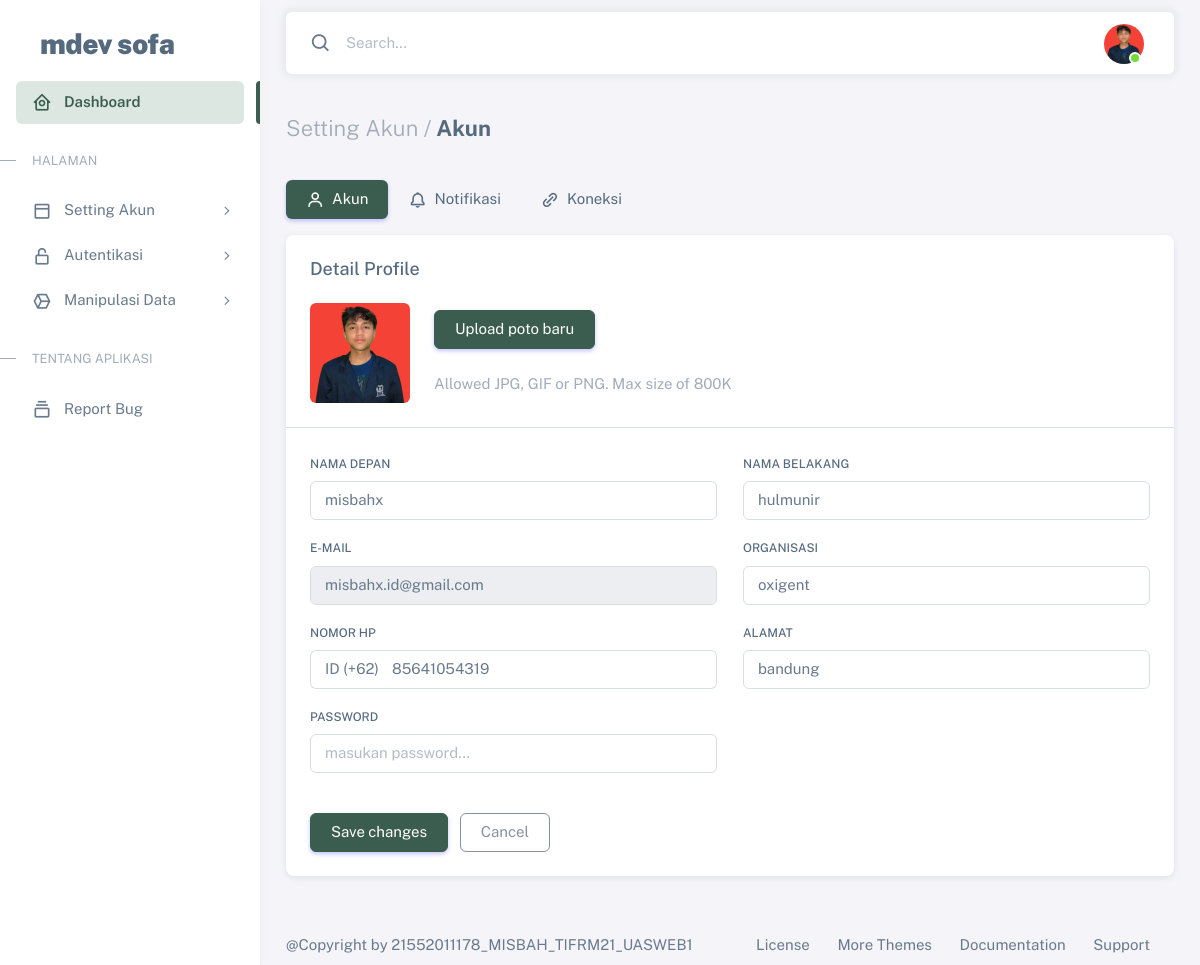
Screenshot of /admin/account.php (signed in) with the database file from the repository.
### tables this page shows
CREATE TABLE `users` (
  `id` int(11) NOT NULL,
  `username` varchar(200) NOT NULL,
  `nama_depan` varchar(200) NOT NULL,
  `nama_belakang` varchar(200) NOT NULL,
  `email` varchar(200) NOT NULL,
  `organisasi` varchar(200) NOT NULL,
  `nomor_hp` varchar(20) NOT NULL,
  `alamat` text NOT NULL,
  `password` varchar(250) NOT NULL,
  `image` varchar(100) NOT NULL
);

### config/Database.php (called while the page is built)
<?php
class Database {
  private $host = "localhost";
  private $user = "root";
  private $pass = "";
  private $db = "mdev_sofa";
  protected $koneksi;
  public function __construct()
  {
    try {
      $this->koneksi = new PDO("mysql:host=$this->host;dbname=$this->db", $this->user, $this->pass);
      $this->koneksi->setAttribute(PDO::ATTR_ERRMODE, PDO::ERRMODE_EXCEPTION);
    } catch(PDOException $e) {
      echo $e->getMessage();
    }
    return $this->koneksi;
  }
}

### config/Crud.php (called while the page is built, shortened)
<?php
require_once 'Database.php';
class Crud extends Database {
  public function get($table, $conditions = []) {
    $where = "";
    if (!empty($conditions)) {
      $where = "WHERE " . implode(" AND ", $conditions);
    }
    $sql = "SELECT * FROM $table $where";
    $stmt = $this->koneksi->prepare($sql);
    $stmt->execute();
    return $stmt;
  }
}

### admin/account.php (the view, shortened to what this page needs)
<?php
require_once '../config/Database.php';
require_once '../config/Crud.php';
$obj = new Crud;
$id = $_SESSION['id'];
$data_user = $obj->get("users", ["id = $id"]);
$data_user = $data_user->fetch(PDO::FETCH_ASSOC);
?>
<!DOCTYPE html>
<html lang="en" class="light-style layout-menu-fixed" dir="ltr" data-theme="theme-default" data-assets-path="assets/" data-template="vertical-menu-template-free">
<head>
  <link rel="stylesheet" href="assets/vendor/fonts/boxicons.css" />
  <link rel="stylesheet" href="assets/vendor/css/core.css" class="template-customizer-core-css" />
  <link rel="stylesheet" href="assets/vendor/css/theme-default.css" class="template-customizer-theme-css" />
  <link rel="stylesheet" href="assets/css/demo.css" />
  <link rel="stylesheet" href="assets/vendor/libs/perfect-scrollbar/perfect-scrollbar.css" />
</head>
<body>
  <div class="layout-wrapper layout-content-navbar">
    <div class="layout-container">
      <aside id="layout-menu" class="layout-menu menu-vertical menu bg-menu-theme">
        <div class="app-brand demo">
          <a href="index.php" class="app-brand-link">
            <span class="app-brand-text demo menu-text fw-bolder ms-2">MDev Sofa</span>
          </a>
        </div>
        <ul class="menu-inner py-1">
          <li class="menu-item active">
            <a href="index.php" class="menu-link">
              <i class="menu-icon tf-icons bx bx-home-circle"></i>
              <div data-i18n="Analytics">Dashboard</div>
            </a>
          </li>
          <li class="menu-header small text-uppercase">
            <span class="menu-header-text">Halaman</span>
          </li>
          <li class="menu-item">
            <a href="javascript:void(0);" class="menu-link menu-toggle">
              <i class="menu-icon tf-icons bx bx-dock-top"></i>
              <div data-i18n="Account Settings">Setting Akun</div>
            </a>
          </li>
          <li class="menu-item">
            <a href="javascript:void(0);" class="menu-link menu-toggle">
              <i class="menu-icon tf-icons bx bx-lock-open-alt"></i>
              <div data-i18n="Authentications">Autentikasi</div>
            </a>
          </li>
          <li class="menu-item">
            <a href="javascript:void(0);" class="menu-link menu-toggle">
              <i class="menu-icon tf-icons bx bx-cube-alt"></i>
              <div data-i18n="Misc">Manipulasi Data</div>
            </a>
          </li>
          <li class="menu-header small text-uppercase"><span class="menu-header-text">Tentang Aplikasi</span></li>
          <li class="menu-item">
            <a href="report.php" class="menu-link">
              <i class="menu-icon tf-icons bx bx-collection"></i>
              <div data-i18n="Basic">Report Bug</div>
            </a>
          </li>
        </ul>
      </aside>
      <div class="layout-page">
        <nav class="layout-navbar container-xxl navbar navbar-expand-xl navbar-detached align-items-center bg-navbar-theme" id="layout-navbar">
          <div class="navbar-nav-right d-flex align-items-center" id="navbar-collapse">
            <div class="navbar-nav align-items-center">
              <div class="nav-item d-flex align-items-center">
                <i class="bx bx-search fs-4 lh-0"></i>
                <input type="text" class="form-control border-0 shadow-none" placeholder="Search..." aria-label="Search..." />
              </div>
            </div>
            <ul class="navbar-nav flex-row align-items-center ms-auto">
              <li class="nav-item navbar-dropdown dropdown-user dropdown">
                <a class="nav-link dropdown-toggle hide-arrow" href="javascript:void(0);" data-bs-toggle="dropdown">
                  <div class="avatar avatar-online">
                    <img src="uploads/<?= $data_user['image']; ?>" alt class="w-px-40 h-auto rounded-circle" />
                  </div>
                </a>
              </li>
            </ul>
          </div>
        </nav>
        <div class="content-wrapper">
          <div class="container-xxl flex-grow-1 container-p-y">
            <h4 class="fw-bold py-3 mb-4"><span class="text-muted fw-light">Setting Akun /</span> Akun</h4>
            <div class="row">
              <div class="col-md-12">
                <ul class="nav nav-pills flex-column flex-md-row mb-3">
                  <li class="nav-item">
                    <a class="nav-link active" href="javascript:void(0);"><i class="bx bx-user me-1"></i> Akun</a>
                  </li>
                  <li class="nav-item">
                    <a class="nav-link" href="pages-account-settings-notifications.html"><i class="bx bx-bell me-1"></i> Notifikasi</a>
                  </li>
                  <li class="nav-item">
                    <a class="nav-link" href="pages-account-settings-connections.html"><i class="bx bx-link-alt me-1"></i> Koneksi</a>
                  </li>
                </ul>
                <div class="card mb-4">
                  <form id="formAccountSettings" action="../config/HandleForm.php" method="POST" enctype="multipart/form-data">
                    <h5 class="card-header">Detail Profile</h5>
                    <div class="card-body">
                      <div class="d-flex align-items-start align-items-sm-center gap-4">
                        <img src="uploads/<?= $data_user['image']; ?>" alt="user-avatar" class="d-block rounded" height="100" width="100" id="uploadedAvatar" />
                        <div class="button-wrapper">
                          <label for="upload" class="btn btn-primary me-2 mb-4" tabindex="0">
                            <span class="d-none d-sm-block">Upload poto baru</span>
                          </label>
                          <p class="text-muted mb-0">Allowed JPG, GIF or PNG. Max size of 800K</p>
                        </div>
                      </div>
                    </div>
                    <hr class="my-0" />
                    <div class="card-body">
                      <div class="row">
                        <div class="mb-3 col-md-6">
                          <label for="nama_depan" class="form-label">Nama Depan</label>
                          <input class="form-control" type="text" id="nama_depan" name="nama_depan" value="<?= $data_user['nama_depan']; ?>" autofocus required />
                        </div>
                        <div class="mb-3 col-md-6">
                          <label for="nama_belakang" class="form-label">Nama Belakang</label>
                          <input class="form-control" type="text" name="nama_belakang" id="nama_belakang" value="<?= $data_user['nama_belakang']; ?>" required />
                        </div>
                        <div class="mb-3 col-md-6">
                          <label for="email" class="form-label">E-mail</label>
                          <input class="form-control" type="text" id="email" name="email" value="<?= $data_user['email']; ?>" placeholder="misbah@example.com" required readonly />
                        </div>
                        <div class="mb-3 col-md-6">
                          <label for="organisasi" class="form-label">Organisasi</label>
                          <input type="text" class="form-control" id="organisasi" name="organisasi" value="<?= $data_user['organisasi']; ?>" required />
                        </div>
                        <div class="mb-3 col-md-6">
                          <label class="form-label" for="nomor_hp">Nomor Hp</label>
                          <div class="input-group input-group-merge">
                            <span class="input-group-text">ID (+62)</span>
                            <input type="text" id="nomor_hp" name="nomor_hp" class="form-control" placeholder="0202 555 0111" value="<?= $data_user['nomor_hp']; ?>" required />
                          </div>
                        </div>
                        <div class="mb-3 col-md-6">
                          <label for="alamat" class="form-label">Alamat</label>
                          <input type="text" class="form-control" id="alamat" name="alamat" placeholder="alamat" value="<?= $data_user['alamat']; ?>" required />
                        </div>
                        <div class="mb-3 col-md-6">
                          <label for="password" class="form-label">Password</label>
                          <input class="form-control" type="password" id="password" name="password" placeholder="masukan password..." required />
                        </div>
                        <div class="mb-3 col-md-6">
                        </div>
                      </div>
                      <div class="mt-2">
                        <button type="submit" name="edit-account" class="btn btn-primary me-2">Save changes</button>
                        <a href="index.php" type="reset" class="btn btn-outline-secondary">Cancel</a>
                      </div>
                    </div>
                  </form>
                </div>
              </div>
            </div>
          </div>
          <footer class="content-footer footer bg-footer-theme">
            <div class="container-xxl d-flex flex-wrap justify-content-between py-2 flex-md-row flex-column">
              <div class="mb-2 mb-md-0">
                @Copyright by 21552011178_MISBAH_TIFRM21_UASWEB1
              </div>
              <div>
                <a href="#" class="footer-link me-4" target="_blank">License</a>
                <a href="#" target="_blank" class="footer-link me-4">More Themes</a>
                <a href="#" target="_blank" class="footer-link me-4">Documentation</a>
                <a href="#" target="_blank" class="footer-link me-4">Support</a>
              </div>
            </div>
          </footer>
        </div>
      </div>
    </div>
  </div>
</body>
</html>

### admin/assets/css/demo.css (style rules this page uses)
.menu .app-brand.demo { height: 64px; margin-top: 12px; }
.app-brand-text.demo { font-size: 1.75rem; letter-spacing: -0.5px; text-transform: lowercase; }

### rows the page displays
users: image (picture), nama_depan "misbahx", nama_belakang "hulmunir", email "misbahx.id@gmail.com", organisasi "oxigent", nomor_hp "85641054319", alamat "bandung"
